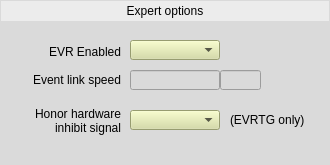
<?xml version="1.0" encoding="UTF-8"?>
<ui version="4.0">
 <class>Form</class>
 <widget class="QWidget" name="Form">
  <property name="geometry">
   <rect>
    <x>0</x>
    <y>0</y>
    <width>330</width>
    <height>165</height>
   </rect>
  </property>
  <property name="windowTitle">
   <string>Form</string>
  </property>
  <property name="styleSheet">
   <string notr="true">background-color: rgb(218, 218, 218);</string>
  </property>
  <widget class="caLabel" name="calabel_2">
   <property name="geometry">
    <rect>
     <x>1</x>
     <y>1</y>
     <width>328</width>
     <height>20</height>
    </rect>
   </property>
   <property name="styleSheet">
    <string notr="true">background-color: rgb(236, 236, 236, 255);</string>
   </property>
   <property name="text">
    <string>Expert options</string>
   </property>
   <property name="alignment">
    <set>Qt::AlignCenter</set>
   </property>
  </widget>
  <widget class="QLabel" name="label_15">
   <property name="geometry">
    <rect>
     <x>30</x>
     <y>40</y>
     <width>91</width>
     <height>23</height>
    </rect>
   </property>
   <property name="text">
    <string>EVR Enabled</string>
   </property>
   <property name="alignment">
    <set>Qt::AlignRight|Qt::AlignTrailing|Qt::AlignVCenter</set>
   </property>
  </widget>
  <widget class="caMenu" name="camenu_2">
   <property name="geometry">
    <rect>
     <x>130</x>
     <y>40</y>
     <width>90</width>
     <height>20</height>
    </rect>
   </property>
   <property name="toolTip">
    <string>Selects the condition in which to inject event codes into the local mapping ram. These codes are treated as codes coming from the downstream event link.</string>
   </property>
   <property name="styleSheet">
    <string notr="true">background-color: rgb(212, 219, 157);</string>
   </property>
   <property name="channel" stdset="0">
    <string notr="true">$(EVR):Ena-Sel</string>
   </property>
  </widget>
  <widget class="caTextEntry" name="catextentry_4">
   <property name="geometry">
    <rect>
     <x>130</x>
     <y>70</y>
     <width>90</width>
     <height>20</height>
    </rect>
   </property>
   <property name="toolTip">
    <string>Sets the code which will be applied to the local mapping ram whenever the External Mode condition is met.</string>
   </property>
   <property name="channel" stdset="0">
    <string notr="true">$(EVR):Link-Clk-SP</string>
   </property>
   <property name="background">
    <color>
     <red>212</red>
     <green>219</green>
     <blue>157</blue>
    </color>
   </property>
   <property name="colorMode">
    <enum>caLineEdit::Static</enum>
   </property>
  </widget>
  <widget class="QLabel" name="label_16">
   <property name="geometry">
    <rect>
     <x>0</x>
     <y>70</y>
     <width>121</width>
     <height>20</height>
    </rect>
   </property>
   <property name="text">
    <string>Event link speed</string>
   </property>
   <property name="alignment">
    <set>Qt::AlignRight|Qt::AlignTrailing|Qt::AlignVCenter</set>
   </property>
  </widget>
  <widget class="caLineEdit" name="calineedit_3">
   <property name="geometry">
    <rect>
     <x>220</x>
     <y>70</y>
     <width>41</width>
     <height>20</height>
    </rect>
   </property>
   <property name="toolTip">
    <string>Frequency of the EVR's local oscilator. Must be close enough to the EVG master oscilator.</string>
   </property>
   <property name="channel" stdset="0">
    <string notr="true">$(EVR):Link-Clk-SP.EGU</string>
   </property>
   <property name="unitsEnabled">
    <bool>true</bool>
   </property>
  </widget>
  <widget class="caMenu" name="camenu_3">
   <property name="geometry">
    <rect>
     <x>130</x>
     <y>110</y>
     <width>90</width>
     <height>20</height>
    </rect>
   </property>
   <property name="toolTip">
    <string>Selects the condition in which to inject event codes into the local mapping ram. These codes are treated as codes coming from the downstream event link.</string>
   </property>
   <property name="styleSheet">
    <string notr="true">background-color: rgb(212, 219, 157);</string>
   </property>
   <property name="channel" stdset="0">
    <string notr="true">$(EVR):Ena-Sel</string>
   </property>
  </widget>
  <widget class="QLabel" name="label_17">
   <property name="geometry">
    <rect>
     <x>10</x>
     <y>100</y>
     <width>111</width>
     <height>41</height>
    </rect>
   </property>
   <property name="text">
    <string>Honor hardware inhibit signal</string>
   </property>
   <property name="alignment">
    <set>Qt::AlignRight|Qt::AlignTrailing|Qt::AlignVCenter</set>
   </property>
   <property name="wordWrap">
    <bool>true</bool>
   </property>
  </widget>
  <widget class="QLabel" name="label_18">
   <property name="geometry">
    <rect>
     <x>230</x>
     <y>110</y>
     <width>91</width>
     <height>20</height>
    </rect>
   </property>
   <property name="text">
    <string>(EVRTG only)</string>
   </property>
  </widget>
 </widget>
 <customwidgets>
  <customwidget>
   <class>caMenu</class>
   <extends>QComboBox</extends>
   <header>caMenu</header>
  </customwidget>
  <customwidget>
   <class>caTextEntry</class>
   <extends>caLineEdit</extends>
   <header>caTextEntry</header>
  </customwidget>
  <customwidget>
   <class>caLabel</class>
   <extends>QLabel</extends>
   <header>caLabel</header>
  </customwidget>
  <customwidget>
   <class>caLineEdit</class>
   <extends>QLineEdit</extends>
   <header>caLineEdit</header>
  </customwidget>
 </customwidgets>
 <resources/>
 <connections/>
</ui>
